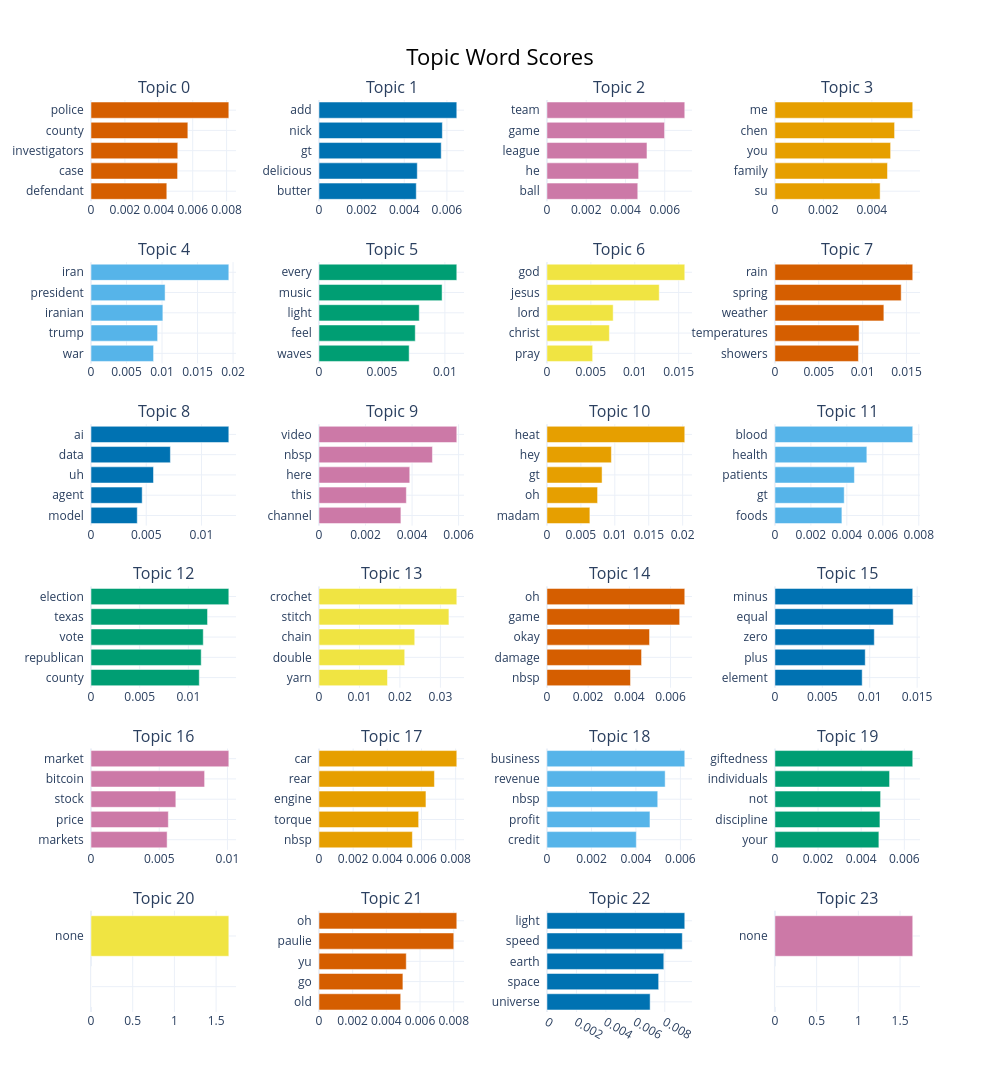

Notebook code for this chart:
### Code cell
topic_model.visualize_barchart(top_n_topics=24)

### Figure 1 — Plotly figure (JSON) as saved in the notebook; plotly's stock layout.template omitted (floating-point values rounded to 4 significant figures)
{"data": [{"marker": {"color": "#D55E00"}, "orientation": "h", "type": "bar", "x": [0.004472, 0.005108, 0.005119, 0.005714, 0.008131], "xaxis": "x", "y": ["defendant  ", "case  ", "investigators  ", "county  ", "police  "], "yaxis": "y"}, {"marker": {"color": "#0072B2"}, "orientation": "h", "type": "bar", "x": [0.004563, 0.004611, 0.005733, 0.005786, 0.006464], "xaxis": "x2", "y": ["butter  ", "delicious  ", "gt  ", "nick  ", "add  "], "yaxis": "y2"}, {"marker": {"color": "#CC79A7"}, "orientation": "h", "type": "bar", "x": [0.004626, 0.00467, 0.005096, 0.005991, 0.007021], "xaxis": "x3", "y": ["ball  ", "he  ", "league  ", "game  ", "team  "], "yaxis": "y3"}, {"marker": {"color": "#E69F00"}, "orientation": "h", "type": "bar", "x": [0.004342, 0.004646, 0.004775, 0.004939, 0.005689], "xaxis": "x4", "y": ["su  ", "family  ", "you  ", "chen  ", "me  "], "yaxis": "y4"}, {"marker": {"color": "#56B4E9"}, "orientation": "h", "type": "bar", "x": [0.008811, 0.009378, 0.01012, 0.01043, 0.0194], "xaxis": "x5", "y": ["war  ", "trump  ", "iranian  ", "president  ", "iran  "], "yaxis": "y5"}, {"marker": {"color": "#009E73"}, "orientation": "h", "type": "bar", "x": [0.007163, 0.007647, 0.007965, 0.009779, 0.01095], "xaxis": "x6", "y": ["waves  ", "feel  ", "light  ", "music  ", "every  "], "yaxis": "y6"}, {"marker": {"color": "#F0E442"}, "orientation": "h", "type": "bar", "x": [0.005203, 0.007108, 0.007541, 0.01279, 0.01569], "xaxis": "x7", "y": ["pray  ", "christ  ", "lord  ", "jesus  ", "god  "], "yaxis": "y7"}, {"marker": {"color": "#D55E00"}, "orientation": "h", "type": "bar", "x": [0.009525, 0.009597, 0.01243, 0.0144, 0.01572], "xaxis": "x8", "y": ["showers  ", "temperatures  ", "weather  ", "spring  ", "rain  "], "yaxis": "y8"}, {"marker": {"color": "#0072B2"}, "orientation": "h", "type": "bar", "x": [0.004188, 0.004634, 0.005659, 0.007187, 0.01248], "xaxis": "x9", "y": ["model  ", "agent  ", "uh  ", "data  ", "ai  "], "yaxis": "y9"}, {"marker": {"color": "#CC79A7"}, "orientation": "h", "type": "bar", "x": [0.003521, 0.003754, 0.003901, 0.004875, 0.005922], "xaxis": "x10", "y": ["channel  ", "this  ", "here  ", "nbsp  ", "video  "], "yaxis": "y10"}, {"marker": {"color": "#E69F00"}, "orientation": "h", "type": "bar", "x": [0.006326, 0.007461, 0.008123, 0.009494, 0.02031], "xaxis": "x11", "y": ["madam  ", "oh  ", "gt  ", "hey  ", "heat  "], "yaxis": "y11"}, {"marker": {"color": "#56B4E9"}, "orientation": "h", "type": "bar", "x": [0.003725, 0.003854, 0.004421, 0.005113, 0.007666], "xaxis": "x12", "y": ["foods  ", "gt  ", "patients  ", "health  ", "blood  "], "yaxis": "y12"}, {"marker": {"color": "#009E73"}, "orientation": "h", "type": "bar", "x": [0.01112, 0.01132, 0.01153, 0.01197, 0.01416], "xaxis": "x13", "y": ["county  ", "republican  ", "vote  ", "texas  ", "election  "], "yaxis": "y13"}, {"marker": {"color": "#F0E442"}, "orientation": "h", "type": "bar", "x": [0.01693, 0.02118, 0.02366, 0.0321, 0.03405], "xaxis": "x14", "y": ["yarn  ", "double  ", "chain  ", "stitch  ", "crochet  "], "yaxis": "y14"}, {"marker": {"color": "#D55E00"}, "orientation": "h", "type": "bar", "x": [0.004057, 0.004594, 0.004981, 0.006444, 0.006692], "xaxis": "x15", "y": ["nbsp  ", "damage  ", "okay  ", "game  ", "oh  "], "yaxis": "y15"}, {"marker": {"color": "#0072B2"}, "orientation": "h", "type": "bar", "x": [0.009204, 0.009525, 0.01048, 0.01249, 0.01454], "xaxis": "x16", "y": ["element  ", "plus  ", "zero  ", "equal  ", "minus  "], "yaxis": "y16"}, {"marker": {"color": "#CC79A7"}, "orientation": "h", "type": "bar", "x": [0.005578, 0.005667, 0.006217, 0.008326, 0.0101], "xaxis": "x17", "y": ["markets  ", "price  ", "stock  ", "bitcoin  ", "market  "], "yaxis": "y17"}, {"marker": {"color": "#E69F00"}, "orientation": "h", "type": "bar", "x": [0.005467, 0.005835, 0.006262, 0.006759, 0.008068], "xaxis": "x18", "y": ["nbsp  ", "torque  ", "engine  ", "rear  ", "car  "], "yaxis": "y18"}, {"marker": {"color": "#56B4E9"}, "orientation": "h", "type": "bar", "x": [0.004018, 0.004631, 0.004981, 0.005315, 0.006196], "xaxis": "x19", "y": ["credit  ", "profit  ", "nbsp  ", "revenue  ", "business  "], "yaxis": "y19"}, {"marker": {"color": "#009E73"}, "orientation": "h", "type": "bar", "x": [0.00482, 0.004869, 0.0049, 0.005316, 0.006391], "xaxis": "x20", "y": ["your  ", "discipline  ", "not  ", "individuals  ", "giftedness  "], "yaxis": "y20"}, {"marker": {"color": "#F0E442"}, "orientation": "h", "type": "bar", "x": [1e-05, 1e-05, 1e-05, 1e-05, 1.652], "xaxis": "x21", "y": ["  ", "  ", "  ", "  ", "none  "], "yaxis": "y21"}, {"marker": {"color": "#D55E00"}, "orientation": "h", "type": "bar", "x": [0.004853, 0.004984, 0.005184, 0.008005, 0.008184], "xaxis": "x22", "y": ["old  ", "go  ", "yu  ", "paulie  ", "oh  "], "yaxis": "y22"}, {"marker": {"color": "#0072B2"}, "orientation": "h", "type": "bar", "x": [0.007006, 0.007585, 0.007933, 0.009191, 0.009357], "xaxis": "x23", "y": ["universe  ", "space  ", "earth  ", "speed  ", "light  "], "yaxis": "y23"}, {"marker": {"color": "#CC79A7"}, "orientation": "h", "type": "bar", "x": [1e-05, 1e-05, 1e-05, 1e-05, 1.652], "xaxis": "x24", "y": ["  ", "  ", "  ", "  ", "none  "], "yaxis": "y24"}], "layout": {"annotations": [{"font": {"size": 16}, "showarrow": false, "text": "Topic 0", "x": 0.0875, "xanchor": "center", "xref": "paper", "y": 1, "yanchor": "bottom", "yref": "paper"}, {"font": {"size": 16}, "showarrow": false, "text": "Topic 1", "x": 0.3625, "xanchor": "center", "xref": "paper", "y": 1, "yanchor": "bottom", "yref": "paper"}, {"font": {"size": 16}, "showarrow": false, "text": "Topic 2", "x": 0.6375, "xanchor": "center", "xref": "paper", "y": 1, "yanchor": "bottom", "yref": "paper"}, {"font": {"size": 16}, "showarrow": false, "text": "Topic 3", "x": 0.9125, "xanchor": "center", "xref": "paper", "y": 1, "yanchor": "bottom", "yref": "paper"}, {"font": {"size": 16}, "showarrow": false, "text": "Topic 4", "x": 0.0875, "xanchor": "center", "xref": "paper", "y": 0.8222, "yanchor": "bottom", "yref": "paper"}, {"font": {"size": 16}, "showarrow": false, "text": "Topic 5", "x": 0.3625, "xanchor": "center", "xref": "paper", "y": 0.8222, "yanchor": "bottom", "yref": "paper"}, {"font": {"size": 16}, "showarrow": false, "text": "Topic 6", "x": 0.6375, "xanchor": "center", "xref": "paper", "y": 0.8222, "yanchor": "bottom", "yref": "paper"}, {"font": {"size": 16}, "showarrow": false, "text": "Topic 7", "x": 0.9125, "xanchor": "center", "xref": "paper", "y": 0.8222, "yanchor": "bottom", "yref": "paper"}, {"font": {"size": 16}, "showarrow": false, "text": "Topic 8", "x": 0.0875, "xanchor": "center", "xref": "paper", "y": 0.6444, "yanchor": "bottom", "yref": "paper"}, {"font": {"size": 16}, "showarrow": false, "text": "Topic 9", "x": 0.3625, "xanchor": "center", "xref": "paper", "y": 0.6444, "yanchor": "bottom", "yref": "paper"}, {"font": {"size": 16}, "showarrow": false, "text": "Topic 10", "x": 0.6375, "xanchor": "center", "xref": "paper", "y": 0.6444, "yanchor": "bottom", "yref": "paper"}, {"font": {"size": 16}, "showarrow": false, "text": "Topic 11", "x": 0.9125, "xanchor": "center", "xref": "paper", "y": 0.6444, "yanchor": "bottom", "yref": "paper"}, {"font": {"size": 16}, "showarrow": false, "text": "Topic 12", "x": 0.0875, "xanchor": "center", "xref": "paper", "y": 0.4667, "yanchor": "bottom", "yref": "paper"}, {"font": {"size": 16}, "showarrow": false, "text": "Topic 13", "x": 0.3625, "xanchor": "center", "xref": "paper", "y": 0.4667, "yanchor": "bottom", "yref": "paper"}, {"font": {"size": 16}, "showarrow": false, "text": "Topic 14", "x": 0.6375, "xanchor": "center", "xref": "paper", "y": 0.4667, "yanchor": "bottom", "yref": "paper"}, {"font": {"size": 16}, "showarrow": false, "text": "Topic 15", "x": 0.9125, "xanchor": "center", "xref": "paper", "y": 0.4667, "yanchor": "bottom", "yref": "paper"}, {"font": {"size": 16}, "showarrow": false, "text": "Topic 16", "x": 0.0875, "xanchor": "center", "xref": "paper", "y": 0.2889, "yanchor": "bottom", "yref": "paper"}, {"font": {"size": 16}, "showarrow": false, "text": "Topic 17", "x": 0.3625, "xanchor": "center", "xref": "paper", "y": 0.2889, "yanchor": "bottom", "yref": "paper"}, {"font": {"size": 16}, "showarrow": false, "text": "Topic 18", "x": 0.6375, "xanchor": "center", "xref": "paper", "y": 0.2889, "yanchor": "bottom", "yref": "paper"}, {"font": {"size": 16}, "showarrow": false, "text": "Topic 19", "x": 0.9125, "xanchor": "center", "xref": "paper", "y": 0.2889, "yanchor": "bottom", "yref": "paper"}, {"font": {"size": 16}, "showarrow": false, "text": "Topic 20", "x": 0.0875, "xanchor": "center", "xref": "paper", "y": 0.1111, "yanchor": "bottom", "yref": "paper"}, {"font": {"size": 16}, "showarrow": false, "text": "Topic 21", "x": 0.3625, "xanchor": "center", "xref": "paper", "y": 0.1111, "yanchor": "bottom", "yref": "paper"}, {"font": {"size": 16}, "showarrow": false, "text": "Topic 22", "x": 0.6375, "xanchor": "center", "xref": "paper", "y": 0.1111, "yanchor": "bottom", "yref": "paper"}, {"font": {"size": 16}, "showarrow": false, "text": "Topic 23", "x": 0.9125, "xanchor": "center", "xref": "paper", "y": 0.1111, "yanchor": "bottom", "yref": "paper"}], "height": 1500, "hoverlabel": {"bgcolor": "white", "font": {"family": "Rockwell", "size": 16}}, "showlegend": false, "title": {"font": {"color": "Black", "size": 22}, "text": "Topic Word Scores", "x": 0.5, "xanchor": "center", "yanchor": "top"}, "width": 1000, "xaxis": {"anchor": "y", "domain": [0, 0.175], "showgrid": true}, "xaxis10": {"anchor": "y10", "domain": [0.275, 0.45], "showgrid": true}, "xaxis11": {"anchor": "y11", "domain": [0.55, 0.725], "showgrid": true}, "xaxis12": {"anchor": "y12", "domain": [0.825, 1], "showgrid": true}, "xaxis13": {"anchor": "y13", "domain": [0, 0.175], "showgrid": true}, "xaxis14": {"anchor": "y14", "domain": [0.275, 0.45], "showgrid": true}, "xaxis15": {"anchor": "y15", "domain": [0.55, 0.725], "showgrid": true}, "xaxis16": {"anchor": "y16", "domain": [0.825, 1], "showgrid": true}, "xaxis17": {"anchor": "y17", "domain": [0, 0.175], "showgrid": true}, "xaxis18": {"anchor": "y18", "domain": [0.275, 0.45], "showgrid": true}, "xaxis19": {"anchor": "y19", "domain": [0.55, 0.725], "showgrid": true}, "xaxis2": {"anchor": "y2", "domain": [0.275, 0.45], "showgrid": true}, "xaxis20": {"anchor": "y20", "domain": [0.825, 1], "showgrid": true}, "xaxis21": {"anchor": "y21", "domain": [0, 0.175], "showgrid": true}, "xaxis22": {"anchor": "y22", "domain": [0.275, 0.45], "showgrid": true}, "xaxis23": {"anchor": "y23", "domain": [0.55, 0.725], "showgrid": true}, "xaxis24": {"anchor": "y24", "domain": [0.825, 1], "showgrid": true}, "xaxis3": {"anchor": "y3", "domain": [0.55, 0.725], "showgrid": true}, "xaxis4": {"anchor": "y4", "domain": [0.825, 1], "showgrid": true}, "xaxis5": {"anchor": "y5", "domain": [0, 0.175], "showgrid": true}, "xaxis6": {"anchor": "y6", "domain": [0.275, 0.45], "showgrid": true}, "xaxis7": {"anchor": "y7", "domain": [0.55, 0.725], "showgrid": true}, "xaxis8": {"anchor": "y8", "domain": [0.825, 1], "showgrid": true}, "xaxis9": {"anchor": "y9", "domain": [0, 0.175], "showgrid": true}, "yaxis": {"anchor": "x", "domain": [0.8889, 1], "showgrid": true}, "yaxis10": {"anchor": "x10", "domain": [0.5333, 0.6444], "showgrid": true}, "yaxis11": {"anchor": "x11", "domain": [0.5333, 0.6444], "showgrid": true}, "yaxis12": {"anchor": "x12", "domain": [0.5333, 0.6444], "showgrid": true}, "yaxis13": {"anchor": "x13", "domain": [0.3556, 0.4667], "showgrid": true}, "yaxis14": {"anchor": "x14", "domain": [0.3556, 0.4667], "showgrid": true}, "yaxis15": {"anchor": "x15", "domain": [0.3556, 0.4667], "showgrid": true}, "yaxis16": {"anchor": "x16", "domain": [0.3556, 0.4667], "showgrid": true}, "yaxis17": {"anchor": "x17", "domain": [0.1778, 0.2889], "showgrid": true}, "yaxis18": {"anchor": "x18", "domain": [0.1778, 0.2889], "showgrid": true}, "yaxis19": {"anchor": "x19", "domain": [0.1778, 0.2889], "showgrid": true}, "yaxis2": {"anchor": "x2", "domain": [0.8889, 1], "showgrid": true}, "yaxis20": {"anchor": "x20", "domain": [0.1778, 0.2889], "showgrid": true}, "yaxis21": {"anchor": "x21", "domain": [0, 0.1111], "showgrid": true}, "yaxis22": {"anchor": "x22", "domain": [0, 0.1111], "showgrid": true}, "yaxis23": {"anchor": "x23", "domain": [0, 0.1111], "showgrid": true}, "yaxis24": {"anchor": "x24", "domain": [0, 0.1111], "showgrid": true}, "yaxis3": {"anchor": "x3", "domain": [0.8889, 1], "showgrid": true}, "yaxis4": {"anchor": "x4", "domain": [0.8889, 1], "showgrid": true}, "yaxis5": {"anchor": "x5", "domain": [0.7111, 0.8222], "showgrid": true}, "yaxis6": {"anchor": "x6", "domain": [0.7111, 0.8222], "showgrid": true}, "yaxis7": {"anchor": "x7", "domain": [0.7111, 0.8222], "showgrid": true}, "yaxis8": {"anchor": "x8", "domain": [0.7111, 0.8222], "showgrid": true}, "yaxis9": {"anchor": "x9", "domain": [0.5333, 0.6444], "showgrid": true}}}
